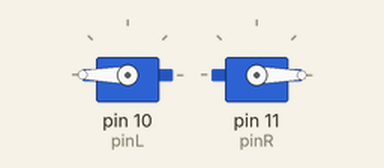
The sketch below on a simulated Arduino Uno, built with avr-gcc and run on an emulated ATmega328P. Shown: 2 × servo.

Above: at 0.05 s.
Timing chart, 0 to 4.6 s (numbered marks = the images above):
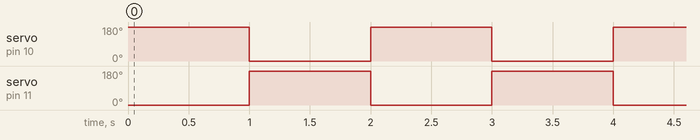

The sketch:

foward_back.ino
```cpp
#include <Servo.h>

Servo servoL;
Servo servoR;

int pinL = 10;
int pinR = 11;


void setup() {
  // put your setup code here, to run once:
  Serial.begin(9600);
  servoL.attach(pinL);
  servoR.attach(pinR);
}

void loop() {
  // put your main code here, to run repeatedly:
  servoL.write(180);
  servoR.write(0);
  delay(1000);
  servoL.write(0);
  servoR.write(180);
  delay(1000);
}
```

Measured:
- by itself, servo on pin 10 (pinL), servo on pin 11 (pinR): alternates 180° for 1.0 s and 0° for 1.0 s
